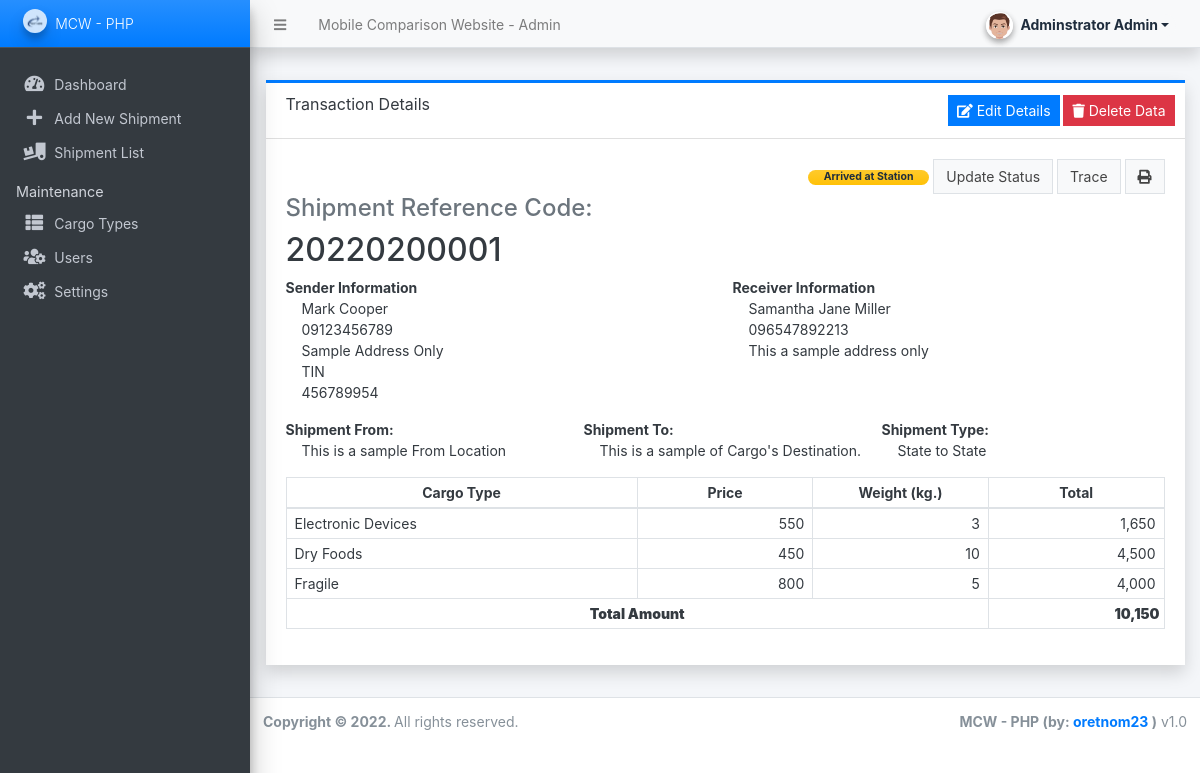
/admin/?page=transactions/view_transaction&id=1 (signed in), run on the app's committed database.
### tables this page shows
CREATE TABLE `cargo_items` (
  `cargo_id` int(30) NOT NULL,
  `cargo_type_id` int(30) NOT NULL,
  `price` double NOT NULL DEFAULT '0',
  `weight` double NOT NULL DEFAULT '0',
  `total` double NOT NULL DEFAULT '0'
);

CREATE TABLE `cargo_type_list` (
  `id` int(30) NOT NULL,
  `name` text NOT NULL,
  `description` text NOT NULL,
  `city_price` double NOT NULL DEFAULT '0',
  `state_price` double NOT NULL DEFAULT '0',
  `country_price` double NOT NULL DEFAULT '0',
  `status` tinyint(1) NOT NULL DEFAULT '1',
  `delete_flag` tinytext NOT NULL,
  `date_created` datetime NOT NULL DEFAULT CURRENT_TIMESTAMP,
  `date_updated` datetime DEFAULT NULL ON UPDATE CURRENT_TIMESTAMP
);

### config.php (called while the page is built, shortened)
<?php
function format_num($number = '' , $decimal = ''){
    if(is_numeric($number)){
        $ex = explode(".",$number);
        $decLen = isset($ex[1]) ? strlen($ex[1]) : 0;
        if(is_numeric($decimal)){
            return number_format($number,$decimal);
        }else{
            return number_format($number,$decLen);
        }
    }else{
        return "Invalid Input";
    }
}
?>

### admin/transactions/view_transaction.php (the view, shortened to what this page needs)
<?php
$status = isset($status) ? $status : '';
?>
<div class="content py-3">
    <div class="card card-outline card-primary rounded-0 shadow">
        <div class="card-header">
            <h4 class="card-title">Transaction Details</h4>
            <div class="card-tools">
                <a href="./?page=transactions/manage_transaction&id=<?= isset($id) ? $id : '' ?>" class="btn btn-sm btn-flat btn-primary"><i class="fa fa-edit"></i> Edit Details</a>
                <button id="delete_cargo" class="btn btn-sm btn-flat btn-danger"><i class="fa fa-trash"></i> Delete Data</button>
            </div>
        </div>
        <div class="card-body">
            <div class="text-right">
                <?php if($status == 1): ?>
                    <span class="badge badge-primary badge-lg bg-gradient-primary px-3 rounded-pill">In-Transit</span>
                <?php elseif($status == 2): ?>
                    <span class="badge badge-warning badge-lg bg-gradient-warning px-3 rounded-pill">Arrived at Station</span>
                <?php elseif($status == 3): ?>
                    <span class="badge badge-light badge-lg bg-gradient-light border px-3 rounded-pill">Out for Delivery</span>
                <?php elseif($status == 4): ?>
                    <span class="badge badge-success badge-lg bg-gradient-success px-3 rounded-pill">Delivered</span>
                <?php else: ?>
                    <span class="badge badge-secondary badge-lg bg-gradient-secondary px-3 rounded-pill">Pending</span>
                <?php endif; ?>
                <button class="btn btn-default border btn-flat" id="update_status" >Update Status</button>
                <button class="btn btn-default border btn-flat" id="trace" >Trace</button>
                <button class="btn btn-default border btn-flat" id="print" title="Print"><i class="fa fa-print"></i></button>
            </div>
            <div id="outprint">
                <h4 class="text-muted">Shipment Reference Code:</h4>
                <h2><?= isset($ref_code) ? $ref_code : "" ?></h2>
                <div class="row">
                    <div class="col-lg-6 col-md-6 col-sm-6">
                        <fieldset>
                            <large class="font-weight-bolder">Sender Information</large>
                            <div class="pl-3">
                                <span><?= isset($sender_name) ? ucwords($sender_name) : "" ?></span><br>
                                <span><?= isset($sender_contact) ? $sender_contact : "" ?></span><br>
                                <span><?= isset($sender_address) ? $sender_address : "" ?></span><br>
                                <span><?= isset($sender_provided_id_type) ? $sender_provided_id_type : "" ?></span><br>
                                <span><?= isset($sender_provided_id) ? $sender_provided_id : "" ?></span>
                            </div>
                        </fieldset>
                    </div>
                    <div class="col-lg-6 col-md-6 col-sm-6">
                        <fieldset>
                            <large class="font-weight-bolder">Receiver Information</large>
                            <div class="pl-3">
                                <span><?= isset($receiver_name) ? ucwords($receiver_name) : "" ?></span><br>
                                <span><?= isset($receiver_contact) ? $receiver_contact : "" ?></span><br>
                                <span><?= isset($receiver_address) ? $receiver_address : "" ?></span><br>
                                <span><?= isset($receiver_provided_id_type) ? $receiver_provided_id_type : "" ?></span><br>
                            </div>
                        </fieldset>
                    </div>
                </div>
                <div class="row">
                    <div class="col-lg-4 col-md-4 col-sm-4">
                        <fieldset>
                            <large class="font-weight-bolder">Shipment From:</large>
                            <div class="pl-3">
                                <span><?= isset($from_location) ? $from_location : "" ?></span>
                            </div>
                        </fieldset>
                    </div>
                    <div class="col-lg-4 col-md-4 col-sm-4">
                        <fieldset>
                            <large class="font-weight-bolder">Shipment To:</large>
                            <div class="pl-3">
                                <span><?= isset($to_location) ? $to_location : "" ?></span>
                            </div>
                        </fieldset>
                    </div>
                    <div class="col-lg-4 col-md-4 col-sm-4">
                        <fieldset>
                            <large class="font-weight-bolder">Shipment Type:</large>
                            <div class="pl-3">
                                <span>
                                    <?php
                                    $status = isset($status) ? $status : '';
                                    switch($status){
                                        case '2':
                                            echo "State to State";
                                            break;
                                    }
                                    ?>
                                </span>
                            </div>
                        </fieldset>
                    </div>
                </div>
                <div class="row">
                    <div class="col-12">
                        <table class="table table-bordered">
                            <colgroup>
                                <col width="40%">
                                <col width="20%">
                                <col width="20%">
                                <col width="20%">
                            </colgroup>
                            <thead>
                                <tr>
                                    <th class="px-2 py-1 text-center">Cargo Type</th>
                                    <th class="px-2 py-1 text-center">Price</th>
                                    <th class="px-2 py-1 text-center">Weight (kg.)</th>
                                    <th class="px-2 py-1 text-center">Total</th>
                                </tr>
                            </thead>
                            <tbody>
                                <?php
                                if(isset($id)):
                                $items = $conn->query("SELECT i.*,t.name as cargo_type FROM `cargo_items` i inner join cargo_type_list t on i.cargo_type_id = t.id where i.cargo_id = '{$id}'");
                                while($row = $items->fetch_array()):
                                ?>
                                <tr>
                                    <td class="px-2 py-1 align-middle"><?= $row['cargo_type'] ?></td>
                                    <td class="px-2 py-1 text-right align-middle"><?= format_num($row['price']) ?></td>
                                    <td class="px-2 py-1 text-right align-middle"><?= format_num($row['weight']) ?></td>
                                    <td class="px-2 py-1 text-right align-middle"><?= format_num($row['total']) ?></td>
                                </tr>
                                <?php endwhile; ?>
                                <?php endif; ?>
                            </tbody>
                            <tfoot>
                                <tr>
                                    <th class="px-1 py-1 text-center" colspan="3"><b>Total Amount</b></th>
                                    <th class="px-1 py-1 text-right"><b><?= isset($total_amount) ? format_num($total_amount) : "" ?></b></th>
                                </tr>
                            </tfoot>
                        </table>
                    </div>
                </div>
            </div>
        </div>
    </div>
</div>

### data on the page
cargo_items: cargo_type_id.name "Electronic Devices", price "550", weight "3", total "1,650"
cargo_items: cargo_type_id.name "Dry Foods", price "450", weight "10", total "4,500"
cargo_items: cargo_type_id.name "Fragile", price "800", weight "5", total "4,000"

### other printed values
$_settings->info('name') "Mobile Comparison Website"
$_settings->userdata('firstname').' '.$_settings->userdata('lastname') "Adminstrator Admin"
$_settings->info('short_name') "MCW - PHP"
$ref_code "20220200001"
$sender_name "Mark Cooper"
$sender_contact "09123456789"
$sender_address "Sample Address Only"
$sender_provided_id_type "TIN"
$sender_provided_id "456789954"
$receiver_name "Samantha Jane Miller"
$receiver_contact "096547892213"
$receiver_address "This a sample address only"
$from_location "This is a sample From Location"
$to_location "This is a sample of Cargo's Destination."
format_num($total_amount) "10,150"
